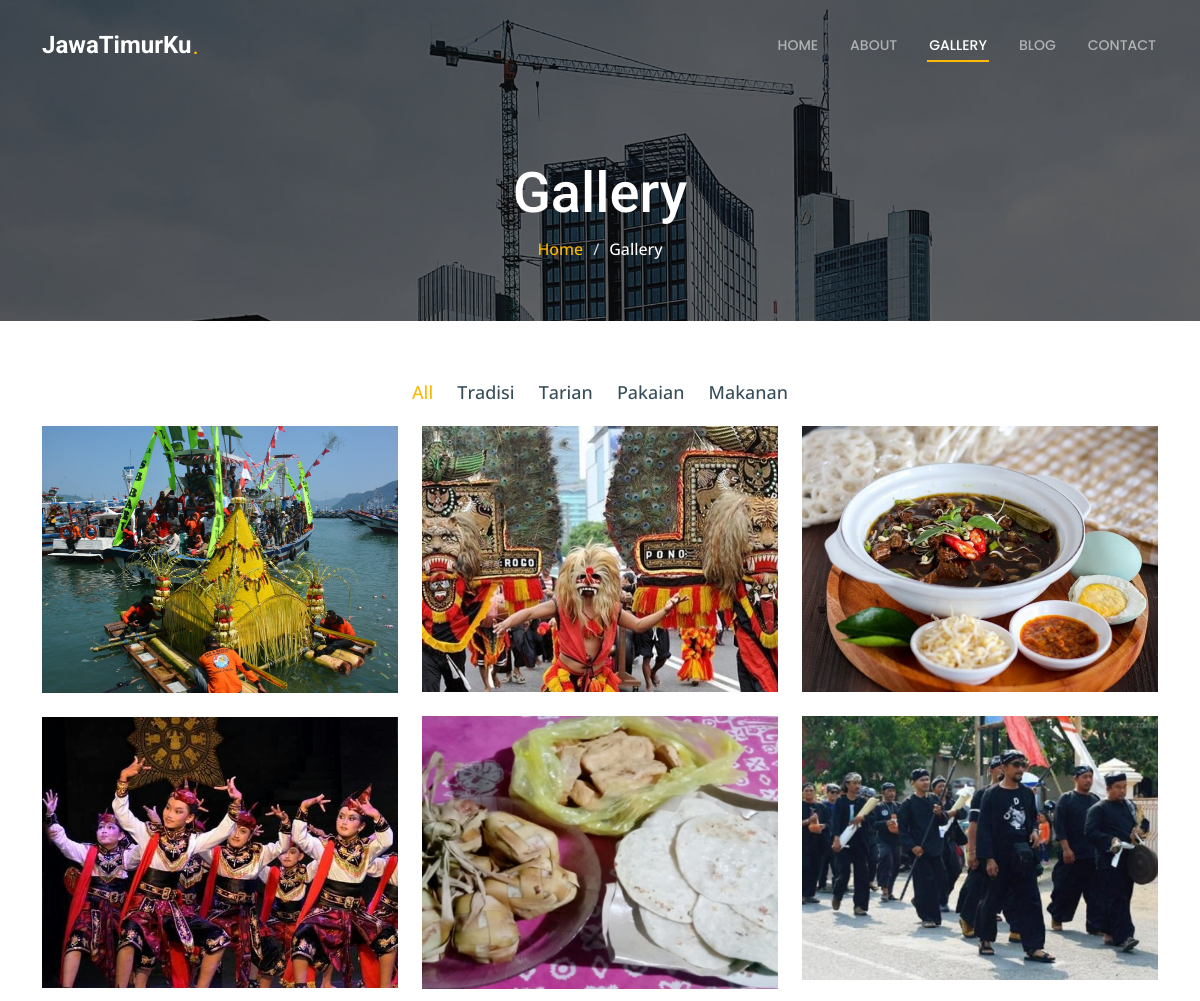
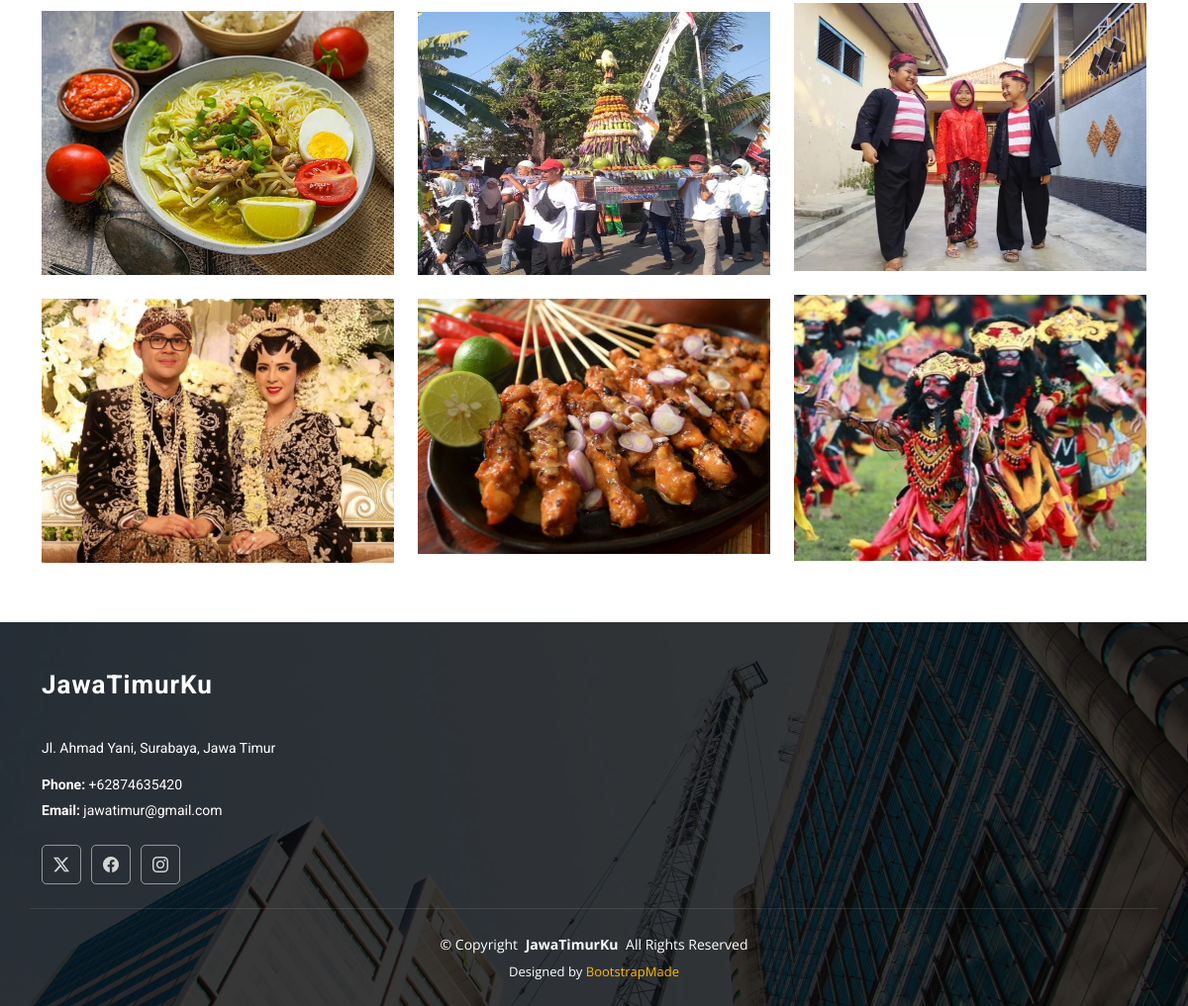
The app's page /projects.php with its own data (2 pictures, top to bottom).
### tables this page shows
CREATE TABLE `tgambar` (
  `id_gambar` int(3) NOT NULL,
  `jenis_gambar` varchar(128) NOT NULL,
  `judul_gambar` varchar(255) NOT NULL,
  `paragraf_1` text NOT NULL,
  `paragraf_2` text NOT NULL,
  `paragraf_3` text NOT NULL,
  `paragraf_4` text NOT NULL,
  `gambar_1` varchar(128) NOT NULL,
  `gambar_2` varchar(128) NOT NULL,
  `gambar_3` varchar(128) NOT NULL
);

CREATE TABLE `tkontak` (
  `id_kontak` int(3) NOT NULL,
  `address` varchar(128) NOT NULL,
  `call_us` varchar(20) NOT NULL,
  `email_us` varchar(128) NOT NULL,
  `maps` varchar(500) NOT NULL,
  `twitter` varchar(255) NOT NULL,
  `facebook` varchar(255) NOT NULL,
  `instagram` varchar(255) NOT NULL
);

### projects.php (the view, shortened to what this page needs)
<?php
include('Dashboard//koneksi.php');
$query = "SELECT id_gambar, judul_gambar, gambar_1, jenis_gambar FROM tgambar ORDER BY id_gambar ASC";
$result = mysqli_query($koneksi, $query);
?>
<!DOCTYPE html>
<html lang="en">
  <head>
    <link
      href="assets/vendor/bootstrap/css/bootstrap.min.css"
      rel="stylesheet"
    />
    <link
      href="assets/vendor/bootstrap-icons/bootstrap-icons.css"
      rel="stylesheet"
    />
    <link href="assets/vendor/aos/aos.css" rel="stylesheet" />
    <link
      href="assets/vendor/fontawesome-free/css/all.min.css"
      rel="stylesheet"
    />
    <link
      href="assets/vendor/glightbox/css/glightbox.min.css"
      rel="stylesheet"
    />
    <link href="assets/vendor/swiper/swiper-bundle.min.css" rel="stylesheet" />
    <link href="assets/css/main.css" rel="stylesheet" />
  </head>
  <body class="projects-page">
    <header id="header" class="header d-flex align-items-center fixed-top">
      <div
        class="container-fluid container-xl position-relative d-flex align-items-center justify-content-between"
      >
        <a href="index.php" class="logo d-flex align-items-center">
          <h1 class="sitename">JawaTimurKu</h1>
          <span>.</span>
        </a>
        <nav id="navmenu" class="navmenu">
          <ul>
            <li><a href="index.php">Home</a></li>
            <li><a href="about.php">About</a></li>
            <li><a href="projects.php" class="active">Gallery</a></li>
            <li><a href="blog.php">Blog</a></li>
            <li><a href="contact.php">Contact</a></li>
          </ul>
        </nav>
      </div>
    </header>
    <main class="main">
      <div
        class="page-title dark-background"
        style="background-image: url(assets/img/page-title-bg.jpg)"
      >
        <div class="container position-relative">
          <h1>Gallery</h1>
          <nav class="breadcrumbs">
            <ol>
              <li><a href="index.php">Home</a></li>
              <li class="current">Gallery</li>
            </ol>
          </nav>
        </div>
      </div>
      <section id="projects" class="projects section">
        <div class="container">
          <div
            class="isotope-layout"
            data-default-filter="*"
            data-layout="masonry"
            data-sort="original-order"
          >
            <ul
              class="portfolio-filters isotope-filters"
              data-aos="fade-up"
              data-aos-delay="100"
            >
              <li data-filter="*" class="filter-active">All</li>
              <li data-filter=".filter-remodeling">Tradisi</li>
              <li data-filter=".filter-construction">Tarian</li>
              <li data-filter=".filter-repairs">Pakaian</li>
              <li data-filter=".filter-design">Makanan</li>
            </ul>
            <div
              class="row gy-4 isotope-container"
              data-aos="fade-up"
              data-aos-delay="200"
            >
            <?php
                    while ($row = mysqli_fetch_assoc($result)) {
                        $filterClass = "";
                        switch ($row['jenis_gambar']) {
                            case "Tradisi":
                                $filterClass = "filter-remodeling";
                                break;
                            case "Tarian":
                                $filterClass = "filter-construction";
                                break;
                            case "Pakaian":
                                $filterClass = "filter-repairs";
                                break;
                            case "Makanan":
                                $filterClass = "filter-design";
                                break;
                        }
                    ?>
              <div
                class="col-lg-4 col-md-6 portfolio-item isotope-item <?= $filterClass; ?>"
              >
                <div class="portfolio-content h-100">
                  <img
                    src="/Jawa%20Timur/Dashboard/<?= $row['gambar_1']; ?>"
                    class="img-fluid"
                    alt=""
                  />
                </div>
              </div>
              <?php } ?>
            </div>
          </div>
        </div>
      </section>
    </main>
<?php include "footer.php"; ?>

### footer.php (shortened to what this page needs)
<?php
  $result_kontak = mysqli_query($koneksi, "SELECT * FROM tkontak LIMIT 1");
  $data = mysqli_fetch_array($result_kontak);
?>
<footer id="footer" class="footer dark-background">
      <div class="container footer-top">
        <div class="row gy-4">
          <div class="col-lg-4 col-md-6 footer-about">
            <a href="index.php" class="logo d-flex align-items-center">
              <span class="sitename">JawaTimurKu</span>
            </a>
            <div class="footer-contact pt-3">
              <p><?= $data['address']; ?></p>
              <p class="mt-3">
                <strong>Phone:</strong> <span><?= $data['call_us']; ?></span>
              </p>
              <p><strong>Email:</strong> <span><?= $data['email_us']; ?></span></p>
            </div>
            <div class="social-links d-flex mt-4">
              <a href="<?= $data['twitter']; ?>"><i class="bi bi-twitter-x"></i></a>
              <a href="<?= $data['facebook']; ?>"><i class="bi bi-facebook"></i></a>
              <a href="<?= $data['instagram']; ?>"><i class="bi bi-instagram"></i></a>
            </div>
          </div>
      <div class="container copyright text-center mt-4">
        <p>
          © <span>Copyright</span>
          <strong class="px-1 sitename">JawaTimurKu</strong>
          <span>All Rights Reserved</span>
        </p>
        <div class="credits">
          Designed by <a href="https://bootstrapmade.com/">BootstrapMade</a>
        </div>
      </div>
    </footer>
  </body>
</html>

### records on screen
tgambar: gambar_1 (picture)
tgambar: gambar_1 (picture)
tgambar: gambar_1 (picture)
tgambar: gambar_1 (picture)
tgambar: gambar_1 (picture)
tgambar: gambar_1 (picture)
tgambar: gambar_1 (picture)
tgambar: gambar_1 (picture)
tgambar: gambar_1 (picture)
tgambar: gambar_1 (picture)
tgambar: gambar_1 (picture)
tgambar: gambar_1 (picture)
tkontak: address "Jl. Ahmad Yani, Surabaya, Jawa Timur", call_us "+62874635420", email_us "jawatimur@gmail.com"
